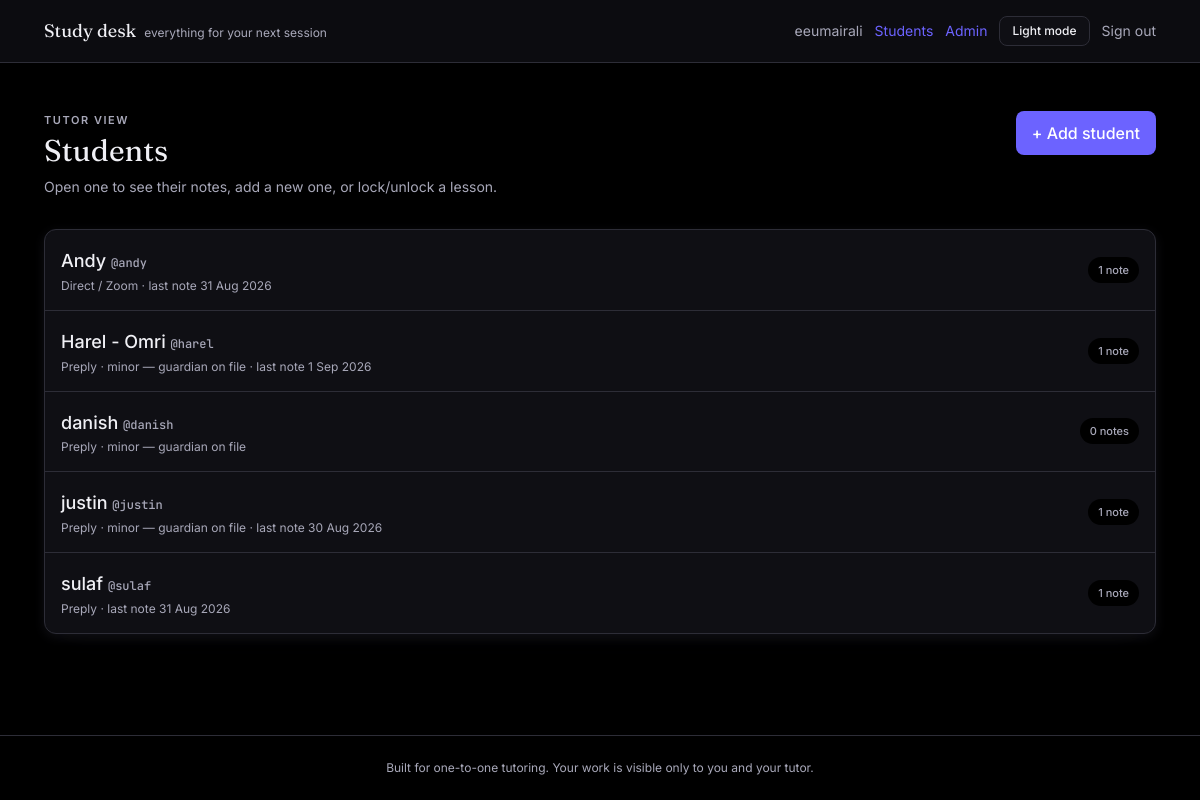
The app's page /students/ (signed in) with its own data.
### accounts/models.py (models this page shows, shortened)
class StudentProfile(models.Model):
    PLATFORMS = [
        ("fiverr", "Fiverr"),
        ("preply", "Preply"),
        ("direct", "Direct / Zoom"),
    ]
    user = models.OneToOneField(
        settings.AUTH_USER_MODEL, on_delete=models.CASCADE, related_name="student_profile"
    )
    display_name = models.CharField(
        max_length=60, help_text="What the student is called in lessons. A first name is enough."
    )
    platform = models.CharField(max_length=20, choices=PLATFORMS, default="direct")
    is_minor = models.BooleanField(
        default=False, help_text="Tick if under 18. Guardian contact is then required."
    )
    guardian_email = models.EmailField(
        blank=True, help_text="Only for students under 18. Leave empty otherwise."
    )
    notes = models.TextField(
        blank=True, help_text="Teaching notes only. Do not store anything sensitive here."
    )
    created_at = models.DateTimeField(auto_now_add=True)
    class Meta:
        ordering = ["display_name"]

### learning/views.py (the view)
# urls.py: path("students/", views.student_list, name="student_list"),
@staff_member_required
def student_list(request):
    profiles = StudentProfile.objects.select_related("user").order_by("display_name")
    rows = []
    for profile in profiles:
        lessons = Lesson.objects.filter(student=profile.user)
        rows.append({
            "profile": profile,
            "lesson_count": lessons.count(),
            "last_date": lessons.order_by("-date").values_list("date", flat=True).first(),
        })
    unlinked = User.objects.filter(student_profile__isnull=True, is_staff=False)
    return render(request, "learning/tutor/student_list.html", {"rows": rows, "unlinked": unlinked})

### templates/learning/tutor/student_list.html (shortened to what this page needs)
{% extends "base.html" %}
{% block content %}
<div class="flex flex-wrap items-start justify-between gap-4">
  <div>
    <p class="eyebrow">Tutor view</p>
    <h1 class="mt-1 font-display text-3xl">Students</h1>
    <p class="mt-2 text-sm text-slate-500">Open one to see their notes, add a new one, or lock/unlock a lesson.</p>
  </div>
  <a href="{% url 'student_create' %}" class="btn-primary shrink-0">+ Add student</a>
</div>
<div class="mt-8 divide-y divide-line overflow-hidden rounded-xl border border-line bg-card shadow-card">
  {% for row in rows %}
    <a href="{% url 'student_detail' row.profile.user.id %}" class="flex items-center justify-between gap-4 p-4 transition hover:bg-paper">
      <div class="min-w-0">
        <p class="font-medium">{{ row.profile.display_name }} <span class="font-mono text-xs text-slate-500">@{{ row.profile.user.username }}</span></p>
        <p class="mt-0.5 text-xs text-slate-500">
          {{ row.profile.get_platform_display }}{% if row.profile.is_minor %} · minor — guardian on file{% endif %}
          {% if row.last_date %} · last note {{ row.last_date }}{% endif %}
        </p>
      </div>
      <span class="shrink-0 rounded-full bg-paper px-2.5 py-1 text-[11px] font-medium text-slate-500">{{ row.lesson_count }} note{{ row.lesson_count|pluralize }}</span>
    </a>
  {% empty %}
    <p class="p-6 text-sm text-slate-500">No students yet — click "+ Add student" above.</p>
  {% endfor %}
</div>
{% endblock %}

### templates/base.html (shortened to what this page needs)
{% load static %}<!doctype html>
<html lang="en" class="h-full">
<head>
<link rel="stylesheet" href="{% static 'css/app.css' %}">
</head>
<body class="min-h-full flex flex-col">
<header class="border-b border-line bg-card/80 backdrop-blur">
  <div class="mx-auto flex max-w-6xl items-center justify-between px-5 py-4">
    <a href="{% url 'dashboard' %}" class="flex items-baseline gap-2">
      <span class="font-display text-lg text-ink">Study desk</span>
      <span class="hidden text-xs text-slate-500 sm:inline">everything for your next session</span>
    </a>
    <div class="flex items-center gap-3 text-sm">
      {% if user.is_authenticated %}
        <span class="hidden text-slate-500 sm:inline">{{ user.student_profile.display_name|default:user.username }}</span>
        {% if user.is_staff %}
          <a class="text-teal-600 hover:underline" href="{% url 'student_list' %}">Students</a>
          <a class="text-teal-600 hover:underline" href="/admin/">Admin</a>
        {% endif %}
      {% endif %}
      <button type="button" data-theme-toggle class="btn-quiet px-3 py-1.5 text-xs">Light mode</button>
      {% if user.is_authenticated %}
        <form method="post" action="{% url 'logout' %}">{% csrf_token %}
          <button class="text-slate-500 hover:text-ink">Sign out</button>
        </form>
      {% endif %}
    </div>
  </div>
</header>
<main id="main" class="mx-auto w-full max-w-6xl flex-1 px-5 py-8 sm:py-12">
  {% block content %}{% endblock %}
</main>
<footer class="border-t border-line py-6 text-center text-xs text-slate-500">
  Built for one-to-one tutoring. Your work is visible only to you and your tutor.
</footer>
</body>
</html>

### records on screen
StudentProfile: profile.display_name "Andy", profile.user.username "andy", profile.platform "Direct / Zoom", last_date "31 Aug 2026", lesson_count "1"
StudentProfile: profile.display_name "Harel - Omri", profile.user.username "harel", profile.platform "Preply", shows "· minor — guardian on file", last_date "1 Sep 2026", lesson_count "1"
StudentProfile: profile.display_name "danish", profile.user.username "danish", profile.platform "Preply", is_minor "· minor — guardian on file", lesson_count "0"
StudentProfile: profile.display_name "justin", profile.user.username "justin", profile.platform "Preply", shows "· minor — guardian on file", last_date "30 Aug 2026", lesson_count "1"
StudentProfile: profile.display_name "sulaf", profile.user.username "sulaf", profile.platform "Preply", last_date "31 Aug 2026", lesson_count "1"

### other values on screen
{{ user.student_profile.display_name|default:user.username }} "eeumairali"
